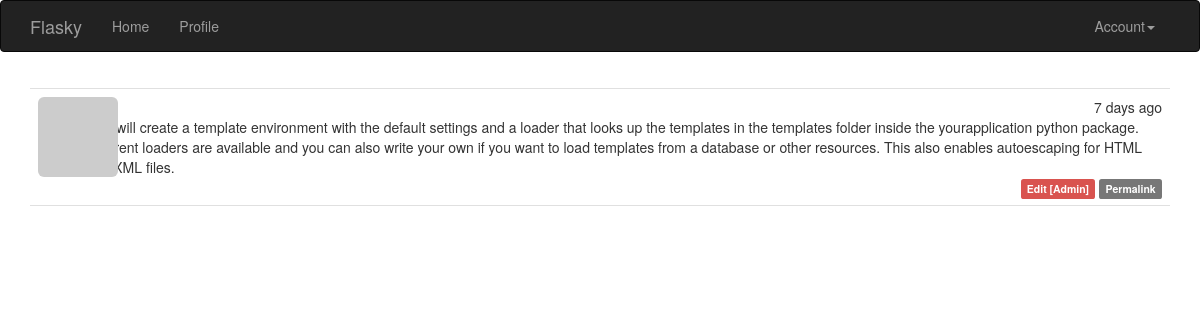
The app's page /post/4 (signed in) with its own data.
### app/models.py (models this page shows, shortened)
class Post(db.Model):
    __tablename__ = 'posts'
    id = db.Column(db.Integer, primary_key=True)
    body = db.Column(db.Text)
    body_html = db.Column(db.Text)
    timestamp = db.Column(db.DateTime, index=True, default=datetime.utcnow)
    author_id = db.Column(db.Integer, db.ForeignKey('users.id'))

### app/main/views.py (the view)
@main.route('/post/<int:id>')
def post(id):
    post = Post.query.get_or_404(id)
    return render_template('post.html', posts=[post])

### app/auth/views.py (called while the page is built)
@auth.before_app_request
def before_request():
    if current_user.is_authenticated:
        current_user.ping()
        if not current_user.confirmed \
                and request.endpoint \
                and request.endpoint[:5] != 'auth.' \
                and request.endpoint != 'static':
            return redirect(url_for('auth.unconfirmed'))

### app/main/__init__.py (called while the page is built)
@main.app_context_processor
def inject_permissions():
    return dict(Permission=Permission)

### app/models.py (called while the page is built)
@login_manager.user_loader
def load_user(user_id):
    return User.query.get(int(user_id))

    def can(self, permissions):
        return self.role is not None and \
            (self.role.permissions & permissions) == permissions

    def is_administrator(self):
        return self.can(Permission.ADMINISTER)

    def ping(self):
        self.last_seen = datetime.utcnow()
        db.session.add(self)

    def gravatar(self, size=100, default='identicon', rating='g'):
        if request.is_secure:
            url = 'https://secure.gravatar.com/avatar'
        else:
            url = 'http://www.gravatar.com/avatar'
        hash = self.avatar_hash or hashlib.md5(
            self.email.encode('utf-8')).hexdigest()
        return '{url}/{hash}?s={size}&d={default}&r={rating}'.format(
            url=url, hash=hash, size=size, default=default, rating=rating)

### app/templates/post.html (shortened to what this page needs)
{% extends "base.html" %}
{% import "_macros.html" as macros %}
{% block page_content %}
{% include '_posts.html' %}
{% endblock %}

### app/templates/_posts.html (shortened to what this page needs)
<ul class="posts">
  {% for post in posts %}
  <li class="post">
    <div class="post-thumbnail">
      <a href="{{ url_for('.user', username=post.author.username) }}">
        <img class="img-rounded profile-thumbnail" src="{{
        post.author.gravatar(size=40) }}">
      </a>
    </div>
    <div class="post-content">
      <div class="post-date">{{ moment(post.timestamp).fromNow() }}</div>
      <div class="post-author">
        <a href="{{ url_for('.user', username=post.author.username) }}">
        </a>
      </div>
      <div class="post-body">
        {% if post.body_html %}
          {{ post.body_html | safe }}
        {% else %}
          {{ post.body }}
        {% endif %}
      </div>
      <div class="post-footer">
        {% if current_user == post.author %}
        <a href="{{ url_for('.edit', id=post.id) }}">
          <span class="label label-primary">Edit</span>
        </a>
        {% elif current_user.is_administrator() %}
         <a href="{{ url_for('.edit', id=post.id) }}">
          <span class="label label-danger">Edit [Admin]</span>
        </a>
        {% endif %}
        <a href="{{ url_for('.post', id=post.id) }}">
          <span class="label label-default">Permalink</span>
        </a>
      </div>
    </div>
  </li>
  {% endfor %}
</ul>

### app/static/styles.css (style rules this page uses)
.profile-thumbnail { position: absolute; }
ul.posts { list-style-type: none; padding: 0px; margin: 16px 0px 0px 0px; border-top: 1px solid #e0e0e0; }
ul.posts li.post { padding: 8px; border-bottom: 1px solid #e0e0e0; }
div.post-date { float: right; }
div.post-author { font-weight: bold; }
div.post-thumbnail { position: absolute; }
div.post-content { margin-left: 48px; min-height: 48px; }
div.post-footer { text-align: right; }

### records on screen
Post: timestamp "7 days ago", body "This will create a template environment with the default settings and a loader that looks up the templates in the templates folder inside the yourapplication python package. Different loaders are available and you can also write your own if you want to load templates from a database or other resources. This also enables autoescaping for HTML and XML files."
